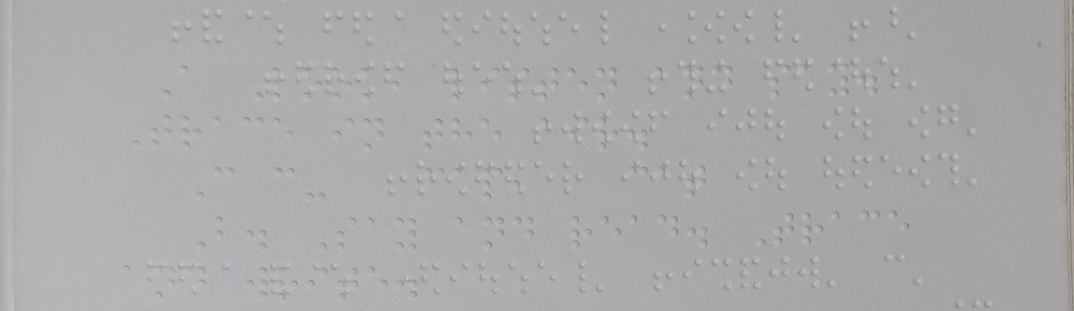
#> input picture image processing/b9.jpg, 2148 x 621 px (shown at 1/2 size)
$ jupyter execute demo.ipynb
#> lines starting #> are read from the running program, lines starting #| are printed output that depends on the picture; after the words box and inside, x2 and y2 are one past the last pixel; in counts of white or black regions, pixels touching at a corner belong together; long printed decimals are rounded
[cell 1]
import cv2
import numpy as np
from scipy.cluster.hierarchy import fclusterdata
import matplotlib.pyplot as plt

[cell 2]
image = cv2.imread("b9.jpg", cv2.IMREAD_GRAYSCALE)

output_image = image.copy()
output_image2 = image.copy()

h,w = image.shape

if w > 500:
    new_w = 500
    ar = w/h
    new_h = int(new_w/ar)

    img = cv2.resize(image,(new_w,new_h),interpolation=cv2.INTER_AREA)

# Display the image
plt.imshow(image, cmap='gray')
plt.title("Original image")
plt.axis('off')
plt.show()

[cell 3]
#gama correction
def gamma_correction(image, gamma=2.5):
#> called with gamma = 3
    normalized = image / 255.0
    corrected = np.power(normalized, gamma)
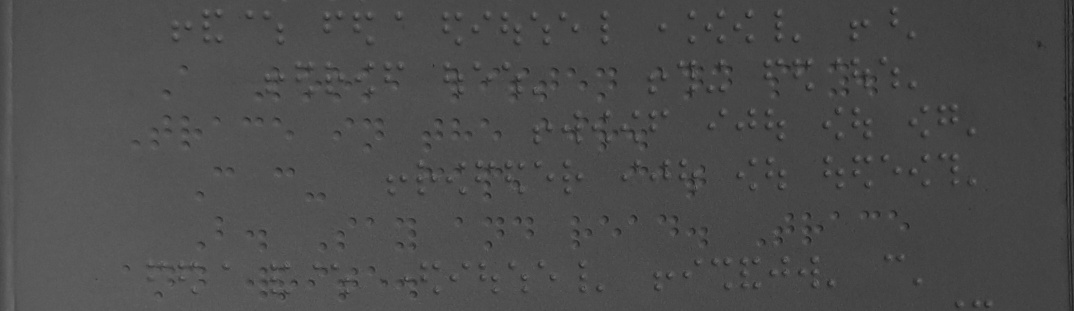
#> corrected: shape (621, 2148) float64 (shown at 1/2 size); min 0.0781, max 0.49, mean 0.298

    return (corrected * 255).astype(np.uint8)

corrected_image = gamma_correction(image, gamma=3)

plt.imshow(corrected_image, cmap='gray')
plt.axis('off')
plt.title("Gamma Corrected Lighting")
plt.show()

[cell 4]
def dilation(image, kernel_size=(3, 3), iterations=1):

    kernel = np.ones(kernel_size, np.uint8)
    dilated_image = cv2.dilate(image, kernel, iterations=iterations)
    dilated_image = cv2.morphologyEx(dilated_image, cv2.MORPH_CLOSE, kernel)
    return dilated_image

[cell 5]
def thresholding(image):
    blur = cv2.GaussianBlur(image, (7, 7), 0)
    thresh = cv2.adaptiveThreshold(
        blur,
        255,
        cv2.ADAPTIVE_THRESH_GAUSSIAN_C,
        cv2.THRESH_BINARY_INV,
        15,
        3
    )
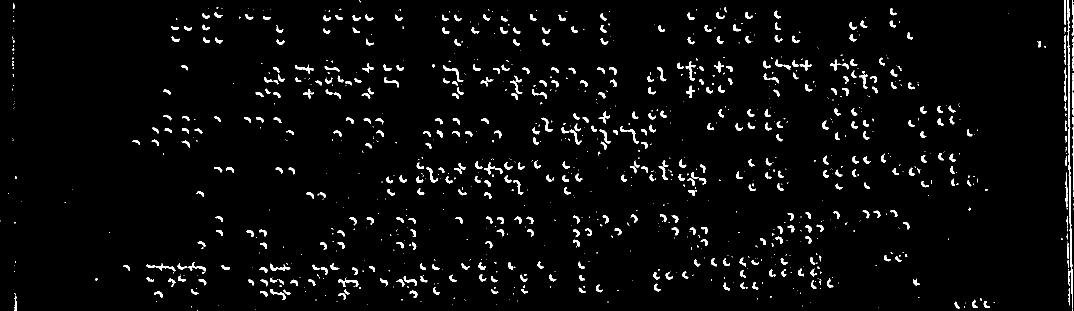
#> thresh: shape (621, 2148) (shown at 1/2 size); 3.3% white; 1048 white regions (593 under 20 px), largest, box (x1, y1, x2, y2) and area: (2135, 0, 2146, 616) 1766, (2145, 253, 2148, 381) 266, (293, 527, 351, 542) 254
    return thresh
thresh_img = thresholding(corrected_image);

plt.imshow(thresh_img, cmap='gray')
plt.show()

[cell 6]
def remove_noise(image, kernel_size=3, min_size=50):

    # Morphological operation
#> called with kernel_size = 3, min_size = 30
    kernel = cv2.getStructuringElement(cv2.MORPH_ELLIPSE, (kernel_size, kernel_size))
    denoised = cv2.morphologyEx(image, cv2.MORPH_OPEN, kernel)
#> denoised: shape (621, 2148); 3% white; 586 white regions (117 under 20 px), largest, box (x1, y1, x2, y2) and area: (2137, 343, 2143, 453) 309, (2135, 90, 2139, 185) 275, (886, 131, 927, 164) 248

    # remove small regions
    num_labels, labels, stats, _ = cv2.connectedComponentsWithStats(denoised, connectivity=8)
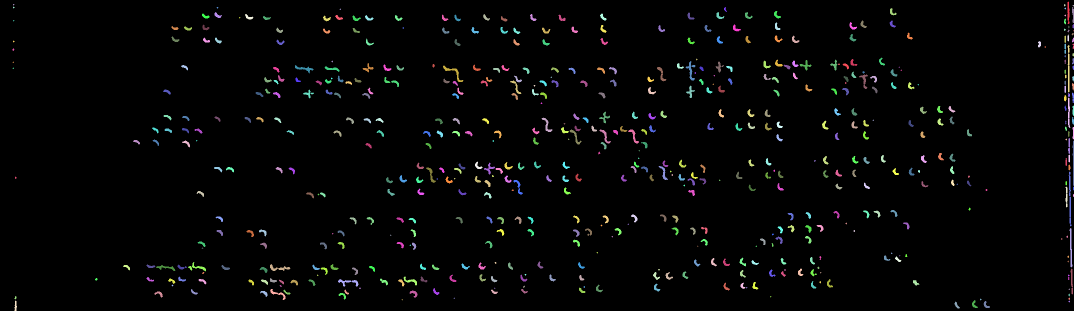
#> labels: shape (621, 2148) int32 (shown at 1/2 size); 587 distinct labels, from 0 to 586; one colour per label, 0 black
#> num_labels = 587; stats = 587 rows, first 6: [0, 0, 2148, 621, 1293678], [2135, 3, 4, 45, 145], [26, 8, 3, 3, 5], [2128, 8, 3, 5, 11], [2145, 10, 3, 3, 5], [26, 13, 3, 4, 8]
    output = np.zeros_like(denoised)

    for i in range(1, num_labels):  # Skip the background (label 0)
        if stats[i, cv2.CC_STAT_AREA] >= min_size:
            output[labels == i] = 255

    return output

# Example Usage
denoised_image = remove_noise(thresh_img, kernel_size=3, min_size=30)

# Display the results
plt.imshow(denoised_image, cmap='gray')
plt.title("Denoised Image")
plt.show()

[cell 7]
def sharping(image):
    blurred = cv2.GaussianBlur(image, (3, 3), 0)
    sharp = cv2.addWeighted(image, 1.5, blurred, -0.5, 0)

    return sharp
sharp_image=sharping(denoised_image)
# Display the result
plt.imshow(sharp_image,cmap='gray')

[cell 8]
def remove_left_facing_dots(image, intensity_ratio_threshold=1.2):

#> called with intensity_ratio_threshold = 1.3
    blurred = cv2.GaussianBlur(image, (3, 3), 0)

    edges = cv2.Canny(blurred, 50, 150)
#> edges: shape (621, 2148); 1.7% white in thin lines or dots

    contours, _ = cv2.findContours(edges, cv2.RETR_EXTERNAL, cv2.CHAIN_APPROX_SIMPLE)
#> contours = 454 contours, 13 with area under 20; largest, box (x1, y1, x2, y2) and area: (2137, 343, 2143, 453) 304, (2135, 90, 2139, 185) 268, (886, 131, 927, 164) 250, (1371, 122, 1391, 161) 242, (2139, 456, 2145, 535) 239


    filtered_contours = []
    for contour in contours:
        x, y, w, h = cv2.boundingRect(contour)

        roi = image[y:y+h, x:x+w]
        left_half = roi[:, :w//2].sum()
        right_half = roi[:, w//2:].sum()

        if right_half < left_half * intensity_ratio_threshold:
            filtered_contours.append(contour)
#> this loop made 454 passes
#> (x, y, w, h, left_half, right_half) on passes 1 to 3: (1909, 603, 11, 14, 10200, 6630), (1967, 602, 13, 14, 14280, 6885), (29, 601, 5, 20, 6375, 10710)
#> after the loop, filtered_contours = 263 contours; largest, box (x1, y1, x2, y2) and area: (2137, 343, 2143, 453) 304, (886, 131, 927, 164) 250, (2139, 456, 2145, 535) 239, (676, 558, 717, 573) 229, (589, 130, 627, 147) 200


    mask = np.zeros_like(image)
    cv2.drawContours(mask, filtered_contours, -1, 255, thickness=cv2.FILLED)
#> mask: shape (621, 2148); 2.2% white; 263 white regions, largest, box (x1, y1, x2, y2) and area: (2137, 343, 2143, 453) 416, (2139, 456, 2145, 535) 320, (886, 131, 927, 164) 311

    cleaned_image = cv2.bitwise_and(image, mask)
#> cleaned_image: shape (621, 2148); 1.7% white; 273 white regions (8 under 20 px), largest, box (x1, y1, x2, y2) and area: (2137, 343, 2143, 453) 309, (886, 131, 927, 164) 248, (2139, 456, 2145, 535) 242

    return cleaned_image

cleaned_image = remove_left_facing_dots(sharp_image, intensity_ratio_threshold=1.3)

plt.imshow(cleaned_image, cmap='gray')
plt.title("Cleaned Image with Left-Facing Dots Removed")
plt.axis('off')
plt.show()

[cell 9]
dilated_image = dilation(cleaned_image, kernel_size=(3, 3), iterations=1)
#> in dilation, `dilated_image = cv2.dilate(image, kernel, iterations=iterations)`:
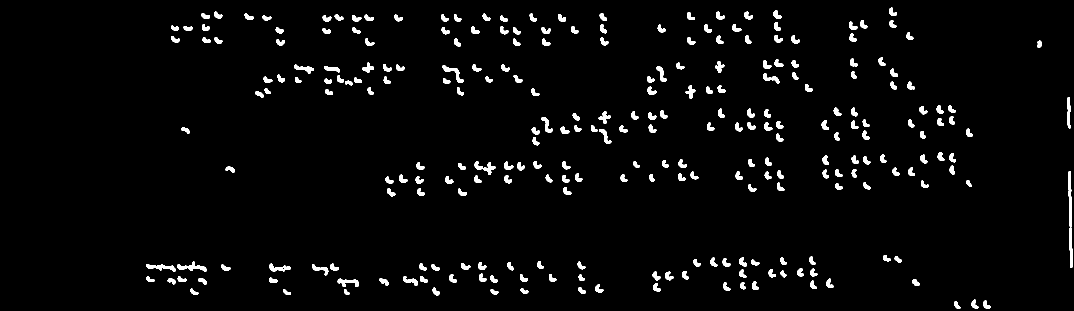
#> dilated_image: shape (621, 2148) (shown at 1/2 size); 3% white; 261 white regions, largest, box (x1, y1, x2, y2) and area: (2136, 342, 2144, 454) 561, (354, 523, 413, 544) 479, (292, 528, 352, 543) 418

# Display the result
plt.imshow(dilated_image, cmap='gray')
plt.title('Dilated Image')
plt.axis('off')
plt.show()

[cell 10]
contours, _ = cv2.findContours(dilated_image, cv2.RETR_EXTERNAL, cv2.CHAIN_APPROX_NONE)
#> contours = 258 contours; largest, box (x1, y1, x2, y2) and area: (2136, 342, 2146, 536) 786, (354, 523, 413, 544) 415, (949, 322, 991, 350) 368, (292, 528, 352, 543) 360, (885, 130, 928, 165) 350

centroids = []
for contour in contours:
    M = cv2.moments(contour)
    if M["m00"] != 0:
        cX = int(M["m10"] / M["m00"])
        cY = int(M["m01"] / M["m00"])
        centroids.append((cX, cY))
#> this loop made 258 passes
#> (cX, cY) on passes 1 to 8: (1913, 610), (1971, 609), (1948, 608), (988, 583), (692, 584), (572, 584), (1047, 582), (387, 584)

# Add dots (circles) at each centroid and connect them with lines
for i, (cX, cY) in enumerate(centroids):
    # Draw circle at each centroid
    cv2.circle(output_image2, (cX, cY), 5, (0, 0, 255), -1)
    cv2.circle(image, (cX, cY), 5, (0, 0, 255), -1)
    cv2.circle(cleaned_image,(cX,cY),10,(255,0,255),-1)
#> this loop made 258 passes
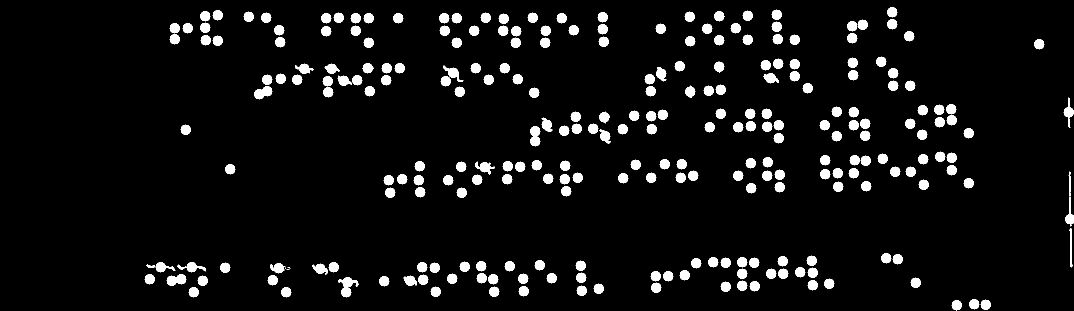
#> cleaned_image: shape (621, 2148) (shown at 1/2 size); 6.3% white; 258 white regions (2 under 20 px), largest, box (x1, y1, x2, y2) and area: (676, 554, 717, 595) 769, (1060, 252, 1081, 293) 633, (333, 548, 373, 572) 632
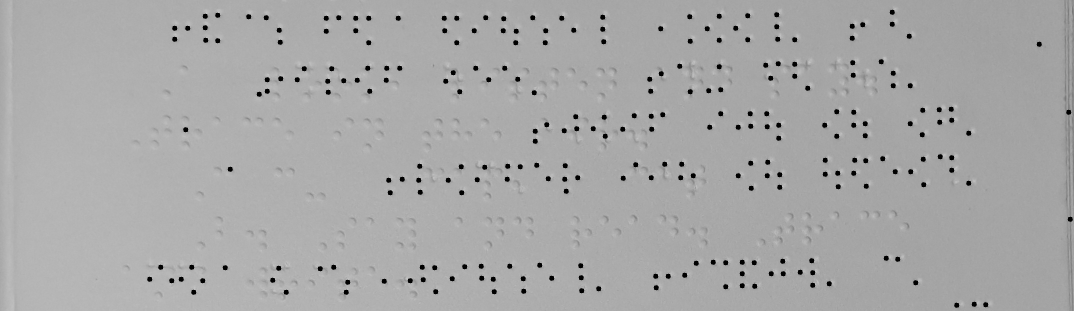
#> image: shape (621, 2148) (shown at 1/2 size); min 0, max 201, mean 167.6


# Display the image with centroids marked and connected

plt.figure(figsize=(10, 10))
plt.imshow(cv2.cvtColor(cleaned_image, cv2.COLOR_BGR2RGB))
plt.axis('off')
plt.title("Image with Centroids Connected")
plt.show()

[cell 11]
for cX, cY in centroids:
    # Draw horizontal line passing through the dot
    cv2.line(output_image, (0, cY), (output_image.shape[1], cY), (0, 255, 0), 1)
    # Draw vertical line passing through the dot
    cv2.line(output_image, (cX, 0), (cX, output_image.shape[0]), (0, 255, 0), 1)
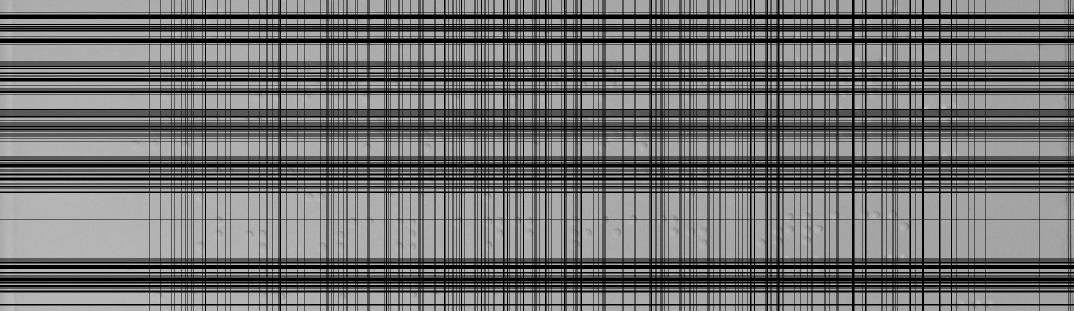
#> output_image: shape (621, 2148) (shown at 1/2 size); min 0, max 201, mean 110.2

plt.figure(figsize=(10, 10))
plt.imshow(cv2.cvtColor(output_image, cv2.COLOR_BGR2RGB))
plt.axis('off')
plt.title("Braille Image with Lines through Dots")
plt.show()

[cell 12]
import math

sorted_centroids = sorted(centroids, key=lambda c: (c[1], c[0]))
c1 = sorted_centroids[0]
distance = 1000  # Initialize with a large value
closest_c2 = None  # To store the second centroid of the closest pair
largest_distance = 0  # This will sum all the distances
num_distances = 0
for i in range(len(centroids) - 1):
    c2 = sorted_centroids[i + 1]  # Neighboring centroid

    # Calculate the Euclidean distance between the two centroids
    dis = math.sqrt((c2[0] - c1[0])**2 + (c2[1] - c1[1])**2)


    # Update the minimum distance and the closest pair of centroids
    if dis < distance:
        distance = dis
        closest_c2 = c2
    else:
        largest_distance = dis
    num_distances+=1


print(largest_distance)
#| 600.031
print(f"Minimum distance between centroid {c1} and centroid {closest_c2} is: {distance}")
#| Minimum distance between centroid (1784, 24) and centroid (1784, 48) is: 24.0

# Draw a line between the two closest centroids
cv2.line(output_image2, c1, closest_c2, (255, 255, 200), 2)  # Green line between c1 and closest_c2
#> output_image2: shape (621, 2148); 0.01% of pixels changed, all inside (x1, y1, x2, y2) = (1783, 23, 1786, 50)

plt.figure(figsize=(10, 10))
plt.imshow(cv2.cvtColor(output_image2, cv2.COLOR_BGR2RGB))
plt.axis('off')
plt.title("Image with Closest Centroids and Line")
plt.show()

[cell 13]
distance_threshold = 30 #i wanted to make it dynamic , using the distnce
labels = fclusterdata(np.array(centroids), t=distance_threshold, criterion="distance")


clusters = {}
for i, label in enumerate(labels):
    if label not in clusters:
        clusters[label] = []
    clusters[label].append(contours[i])
#> this loop made 258 passes
#> label on passes 1 to 3: 114, 113, 113


segments = []
margin = 10

for cluster_contours in clusters.values():
    # Get bounding box
    x_min = min([cv2.boundingRect(c)[0] for c in cluster_contours]) - margin
    y_min = min([cv2.boundingRect(c)[1] for c in cluster_contours]) - margin
    x_max = max([cv2.boundingRect(c)[0] + cv2.boundingRect(c)[2] for c in cluster_contours]) + margin
    y_max = max([cv2.boundingRect(c)[1] + cv2.boundingRect(c)[3] for c in cluster_contours]) + margin

    # Crop the image around the bounding box
    segment = image[y_min:y_max, x_min:x_max]
    segments.append(segment)

    # Draw rectangle around the cluster
    cv2.rectangle(output_image2, (x_min, y_min), (x_max, y_max), (0, 255, 0), 1)
#> this loop made 148 passes
#> pass 1, `segment = image[y_min:y_max, x_min:x_max]`:
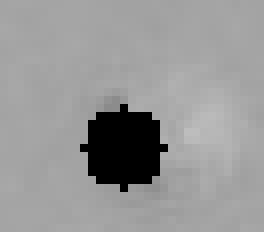
#> segment: shape (29, 33) (shown 8 times larger); min 0, max 189, mean 151
#> after the loop:
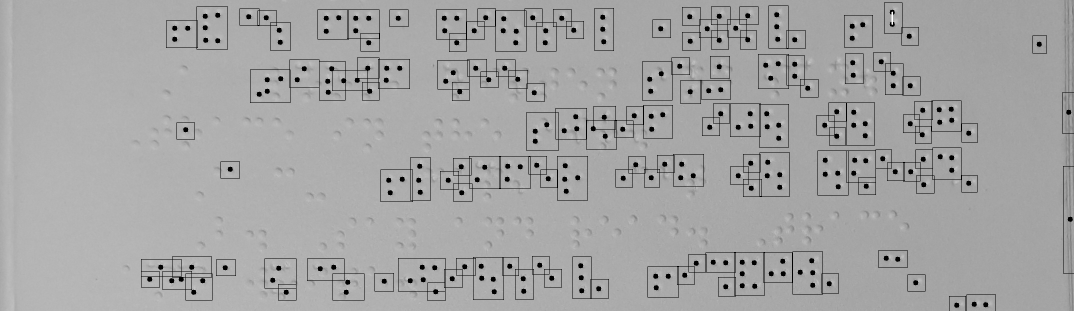
#> output_image2: shape (621, 2148) (shown at 1/2 size); min 0, max 255, mean 164.2


plt.figure(figsize=(10, 10))
plt.imshow(cv2.cvtColor(output_image2, cv2.COLOR_BGR2RGB))
plt.axis('off')
plt.title("Braille Image with Clusters Highlighted")
plt.show()


num_segments = len(segments)
images_per_row = 10
# Calculate the number of rows required
num_rows = (num_segments // images_per_row) + (num_segments % images_per_row != 0)
# Create a figure
plt.figure(figsize=(3 * images_per_row, 3 * num_rows))

# Plot each segment
for i, segment in enumerate(segments):

    row = i // images_per_row
    col = i % images_per_row
    plt.subplot(num_rows, images_per_row, i + 1)
    plt.imshow(segment, cmap='gray')
    plt.axis('off')
    plt.title(f'Segment {i+1}')

# Adjust layout and show the images
plt.tight_layout()
plt.show()
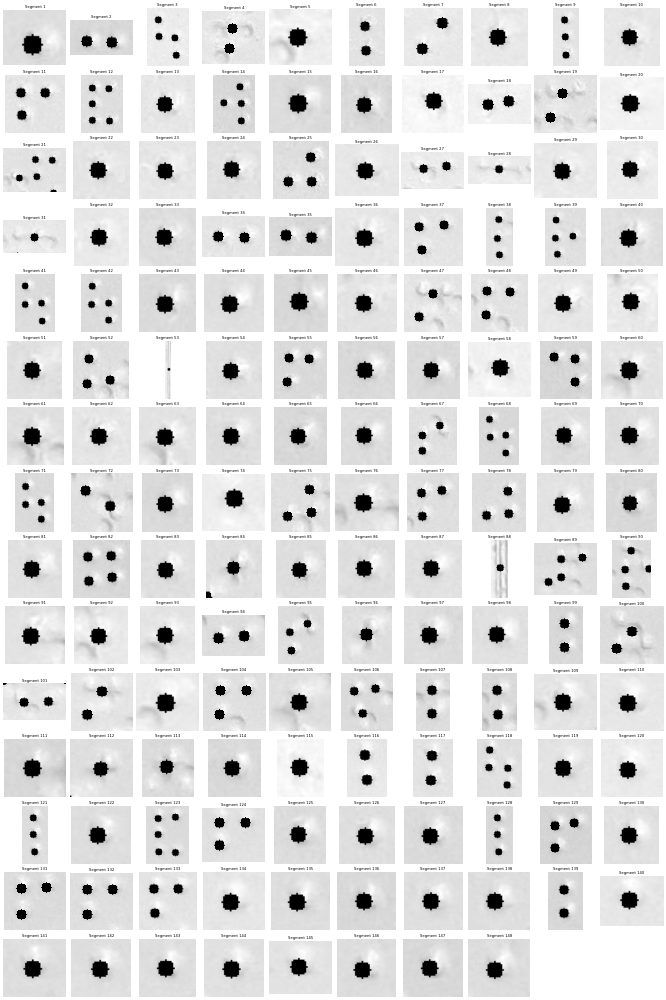
#> figure drawn by matplotlib, 148 panels

$ run again, with image processing/b10.jpg copied over image processing/b9.jpg
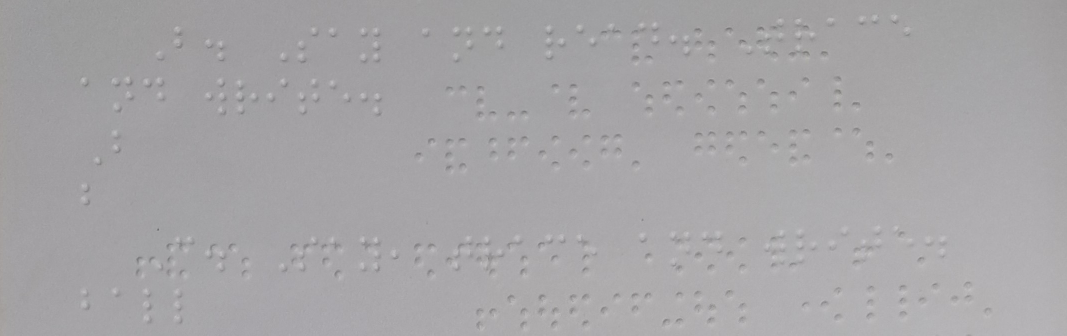
#> input picture image processing/b10.jpg, 2134 x 671 px (shown at 1/2 size)
#> thresh: shape (671, 2134); 2.2% white; 749 white regions (388 under 20 px), largest, box (x1, y1, x2, y2) and area: (967, 504, 992, 542) 254, (1404, 470, 1445, 487) 235, (1577, 101, 1620, 114) 223
#> denoised: shape (671, 2134); 2.1% white; 486 white regions (136 under 20 px), largest, box (x1, y1, x2, y2) and area: (970, 504, 991, 542) 234, (1404, 471, 1445, 486) 223, (1013, 480, 1046, 499) 181
#> labels: shape (671, 2134) int32; 487 distinct labels, from 0 to 486
#> num_labels = 487; stats = 487 rows, first 6: [0, 0, 2134, 671, 1402371], [138, 1, 3, 4, 8], [1746, 26, 7, 3, 17], [1791, 26, 4, 3, 8], [1741, 28, 4, 5, 14], [1755, 29, 4, 5, 14]
#> edges: shape (671, 2134); 1.1% white in thin lines or dots, all inside (x1, y1, x2, y2) = (158, 31, 1983, 658)
#> in remove_left_facing_dots, `contours, _ = cv2.findContours(edges, cv2.RETR_EXTERNAL, cv2.CHAIN_APP..`: contours = 336 contours; largest, box (x1, y1, x2, y2) and area: (970, 504, 991, 542) 250, (1404, 471, 1445, 486) 227, (1577, 101, 1620, 114) 214, (1013, 480, 1046, 499) 189, (415, 487, 435, 519) 184
#> the loop in remove_left_facing_dots, `for contour in contours:` made 336 passes
#> (x, y, w, h, left_half, right_half) on passes 1 to 3: (1040, 642, 14, 16, 15810, 8670), (952, 642, 9, 16, 7140, 11985), (1164, 640, 14, 12, 11985, 8415)
#> after the loop in remove_left_facing_dots, `for contour in contours:`: filtered_contours = 200 contours; largest, box (x1, y1, x2, y2) and area: (970, 504, 991, 542) 250, (1404, 471, 1445, 486) 227, (1577, 101, 1620, 114) 214, (1013, 480, 1046, 499) 189, (415, 487, 435, 519) 184
#> mask: shape (671, 2134); 1.5% white; 200 white regions, largest, box (x1, y1, x2, y2) and area: (970, 504, 991, 542) 300, (1404, 471, 1445, 486) 280, (1577, 101, 1620, 114) 265
#> `contours, _ = cv2.findContours(dilated_image, cv2.RETR_EXTERNAL, cv2.C..`: contours = 196 contours; largest, box (x1, y1, x2, y2) and area: (969, 503, 992, 552) 460, (1706, 490, 1748, 506) 336, (641, 480, 684, 501) 326, (1403, 470, 1446, 487) 324, (1576, 100, 1621, 115) 314
#> the loop `for contour in contours:` made 196 passes
#> (cX, cY) on passes 1 to 8: (1045, 648), (1169, 645), (1107, 646), (1330, 642), (1357, 639), (1420, 639), (1483, 637), (1675, 632)
#> the loop `for i, (cX, cY) in enumerate(centroids):` made 196 passes
#> after the loop `for i, (cX, cY) in enumerate(centroids):`:
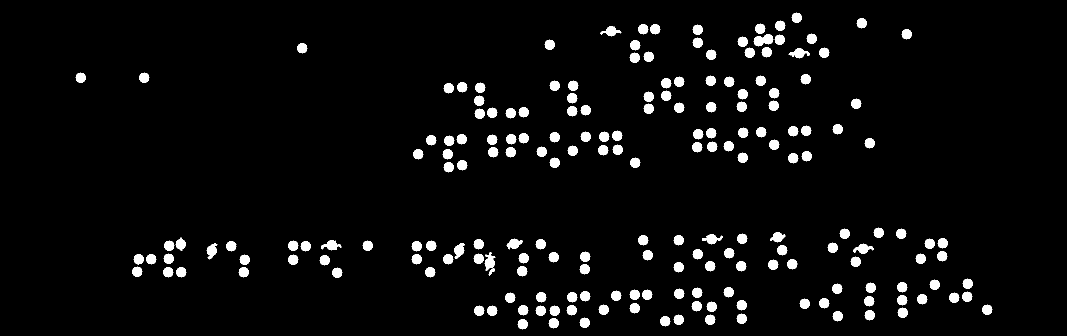
#> cleaned_image: shape (671, 2134) (shown at 1/2 size); 4.4% white; 196 white regions, largest, box (x1, y1, x2, y2) and area: (1507, 68, 1547, 93) 632, (969, 504, 991, 542) 458, (1577, 96, 1620, 117) 456
#> the loop `for cX, cY in centroids:` made 196 passes
#| 822.237
#| Minimum distance between centroid (1593, 35) and centroid (1560, 51) is: 36.674
#> the loop `for i, label in enumerate(labels):` made 196 passes
#> label on passes 1 to 3: 104, 107, 106
#> the loop `for cluster_contours in clusters.values():` made 119 passes
#> after the loop `for cluster_contours in clusters.values():`:
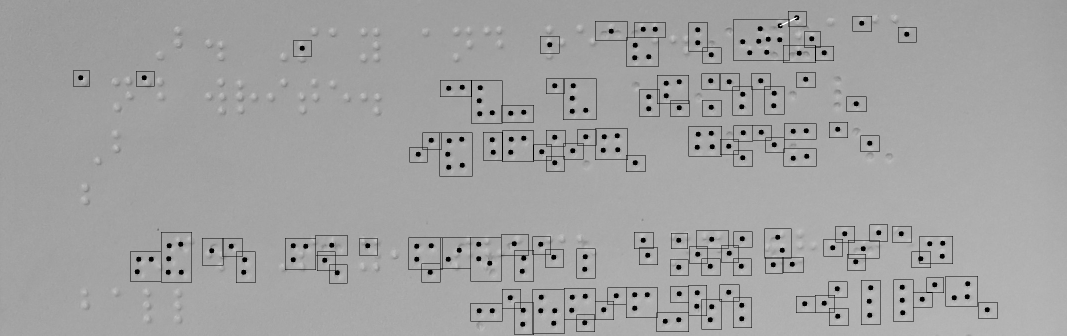
#> output_image2: shape (671, 2134) (shown at 1/2 size); min 0, max 255, mean 161.4
#> the loop `for i, segment in enumerate(segments): ` made 119 passes
